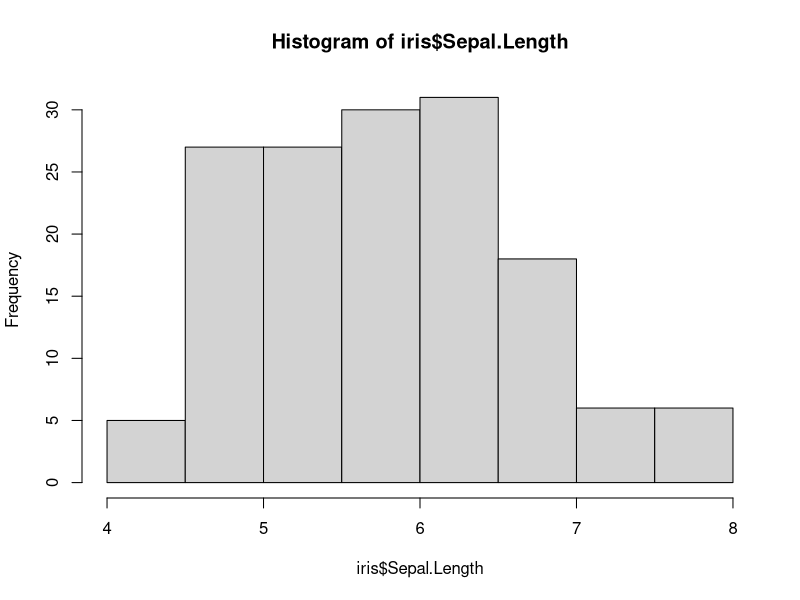
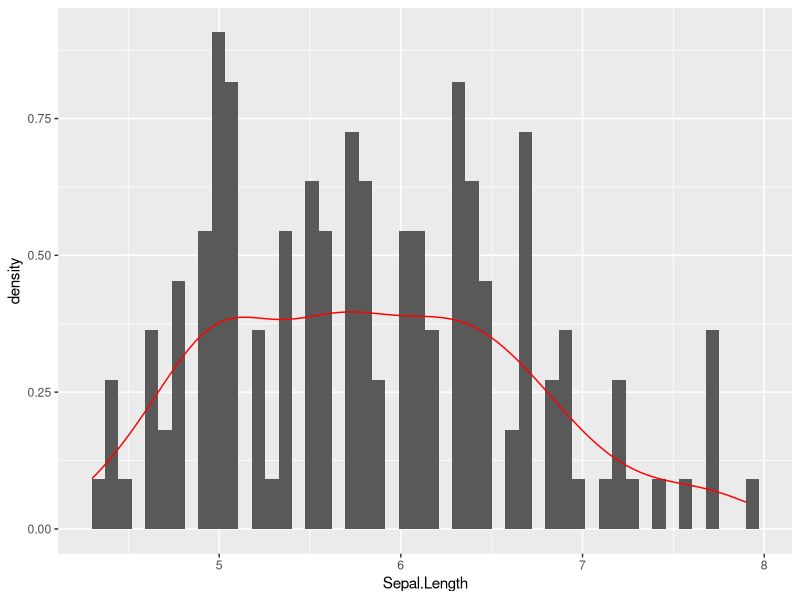
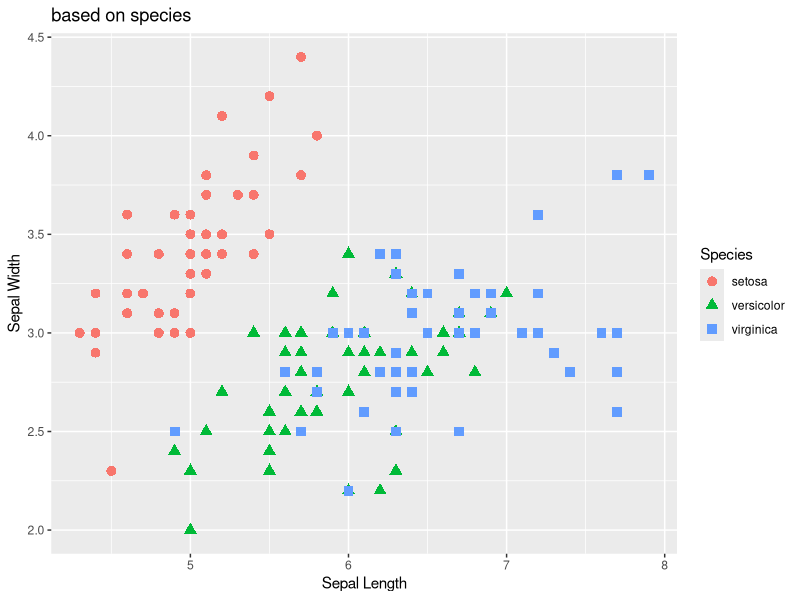
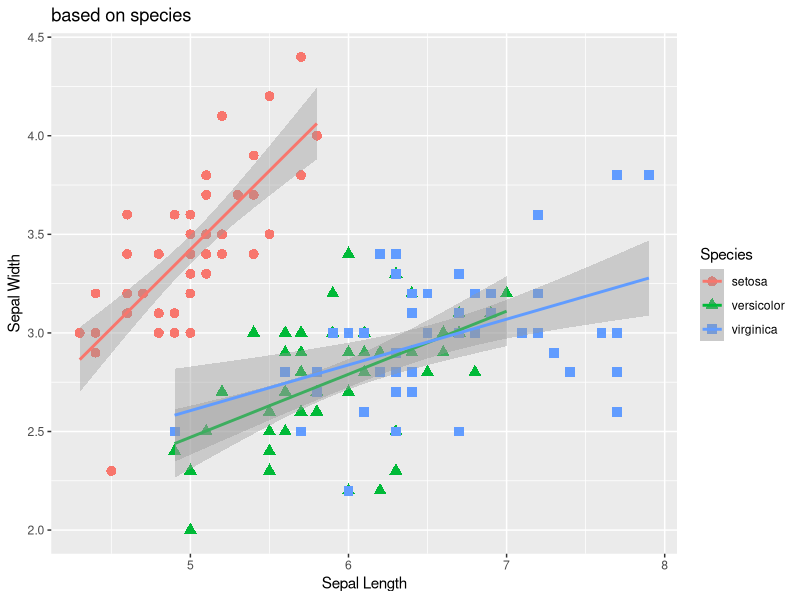
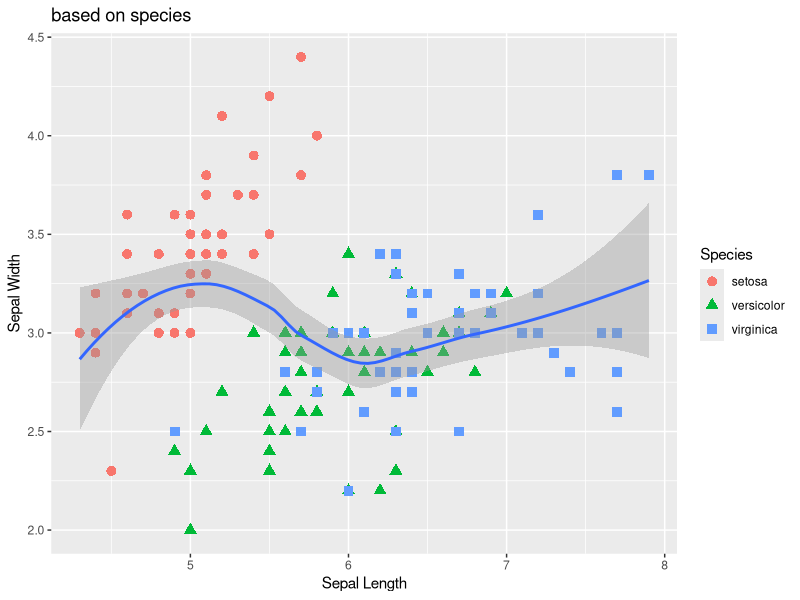
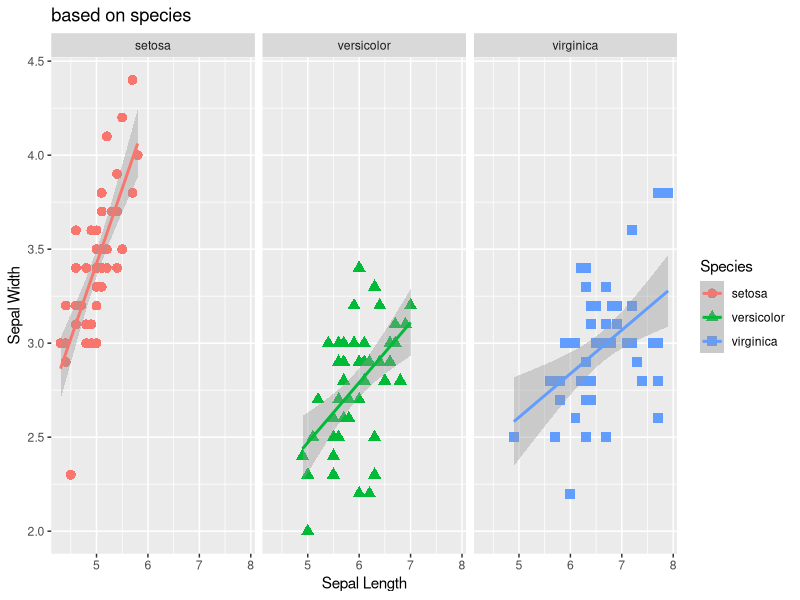
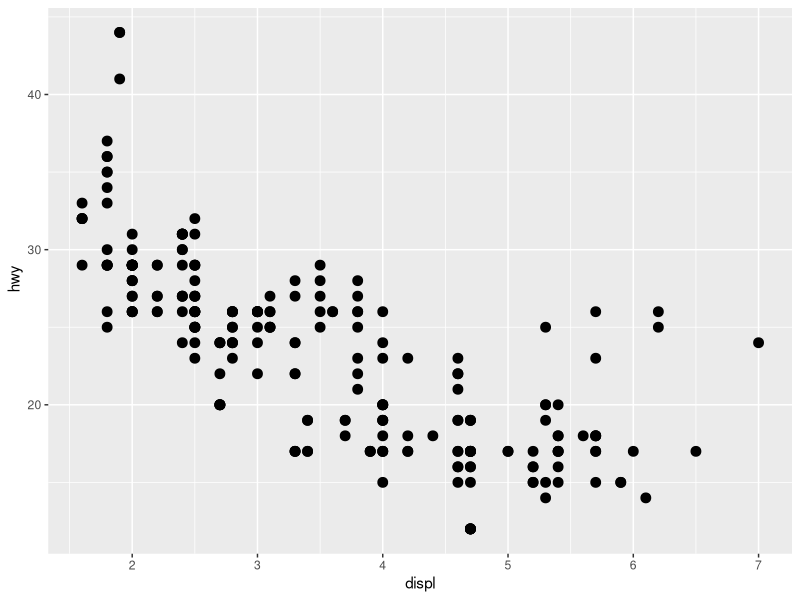
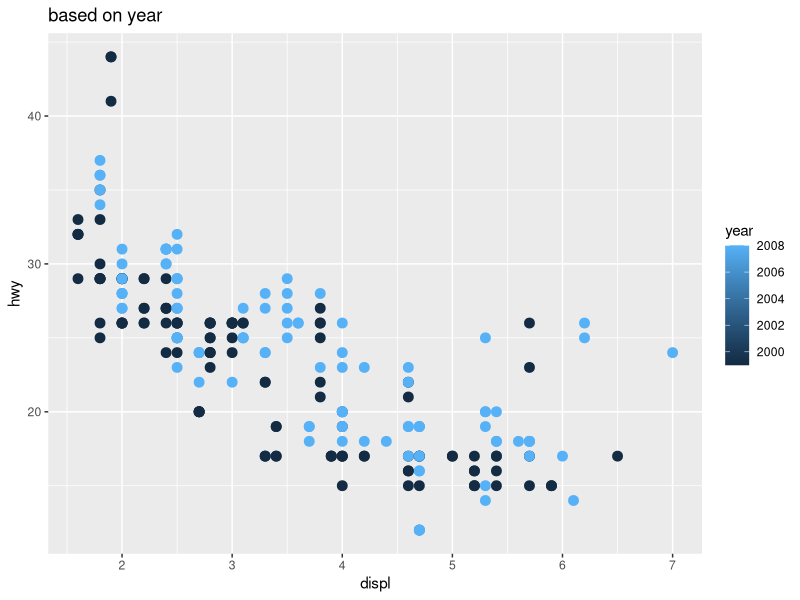

These figures' R source, in order:
library(gridExtra)
library(dplyr)
library(ggplot2)

#1a) Using the variable 'Sepal.Length" create an histogram

hist(iris$Sepal.Length)

#1b) Draw the histogram for the variable "Sepal.Length" 

ggplot(iris)+geom_histogram(aes(x = Sepal.Length, y = ..density..), bins = 50) +
  geom_density(aes(Sepal.Length),col='red')

#1c) Draw a scatterplot of Sepal.Length and Sepal.Width 


p <- iris %>% ggplot() +geom_point(aes(x = Sepal.Length, y =Sepal.Width, col=Species, shape=Species), size = 3 )+
 xlab("Sepal Length") + ylab("Sepal Width") +
  ggtitle("based on species")  
p

#1d)Add a separate regression line for each group. 

p+geom_smooth(aes(x = Sepal.Length, y =Sepal.Width, col=Species),method = "lm")

#1e) Then overall a smooth line (method = "loess")

p+geom_smooth(aes(x = Sepal.Length, y =Sepal.Width),method = "loess")


#1f) Draw a separate scatter plot with a regression line, one for each level of the variable Species 

p +geom_smooth(aes(x = Sepal.Length, y =Sepal.Width, col=Species),method = "lm")+
  facet_wrap(~Species)

#Exercise2
#2a)From "mpg" dataset draw a scatter plot for `displ` (x-axis) and `hwy` (y-axis)

W <- mpg %>% ggplot() +geom_point(aes(x = displ, y =hwy), size = 3 )+
  xlab("displ") + ylab(" hwy") 
W

#2b) Modify the previous scatter plot in such a way that the colour depends on the class and the shape on the year

W1 <- mpg %>% ggplot() +geom_point(aes(x = displ, y =hwy, col=year), size = 3 )+
  xlab("displ") + ylab("hwy") +
  ggtitle("based on year")  
W1

#2c)display the same data conditionally on one categorical variable

W1+facet_wrap(~class)

#2d) Load the diamonds dataset. Draw a scatter plot of 'carat' ` (x-axis)  and 'price' (y-axis) 
d <- diamonds %>% ggplot() +geom_point(aes(x = carat, y =price, col=cut), size = 0.5 )+
  xlab("carat") + ylab("price") +
  ggtitle("based on cut")
d+geom_smooth(aes(x = carat, y =price),method = "lm")+facet_wrap(~color)

#Exercise3
#3a) Which variable (column) has the highest number of missing values
sapply(starwars, function(x) sum(is.na(x)))
# we can see that "birth_year" has the highest missing values
#3b) How many humans are contained in starwars dataset?
df <- starwars %>% filter(species == "Human") %>% group_by(gender)  %>% count()
df
#3c) From which homeworld do the most individuals (rows) come from
starwars  %>% group_by(homeworld) %>% count() %>% arrange(desc(n))
#We can see that "Naboo" is the most individual in homeworld


#3d) Create a barplot of the gender distribution of the starwars Universe, set the title
pl <- ggplot(data = starwars,aes(x = gender, fill = gender)) + geom_bar(aes(x = gender))+
  ggtitle("Gender distribution of the sw Universe")+
  scale_fill_manual(
    values = c("#00AFBB", "#E7B800"), 
    na.value = "#FC4E07"
  ) 
pl  

#3f) Draw the densities for the height variable of feminines and masculines only
#Solution1
df1 <- starwars %>% filter(gender=="feminine")
ggplot(data = df1 ,aes(height)) + geom_density(kernal = "gassuian")+
  ggtitle("distribution of feminine height")

dfm <- starwars %>% filter(gender=="masculine")
ggplot(data = dfm ,aes(height)) + geom_density(kernal = "gassuian")+
  ggtitle("distribution of masculine height")

#Solution2
starwars_na <- starwars %>% na.omit()
ggplot(starwars_na, aes(x=height)) + geom_density(aes(group=gender, color=gender))

#3g) Draw a segmented barplot for the variable 'sex'

ggplot(starwars_na)+ geom_bar(aes(x = sex,y = (..count..)/sum(..count..), fill = factor(hair_color)))





